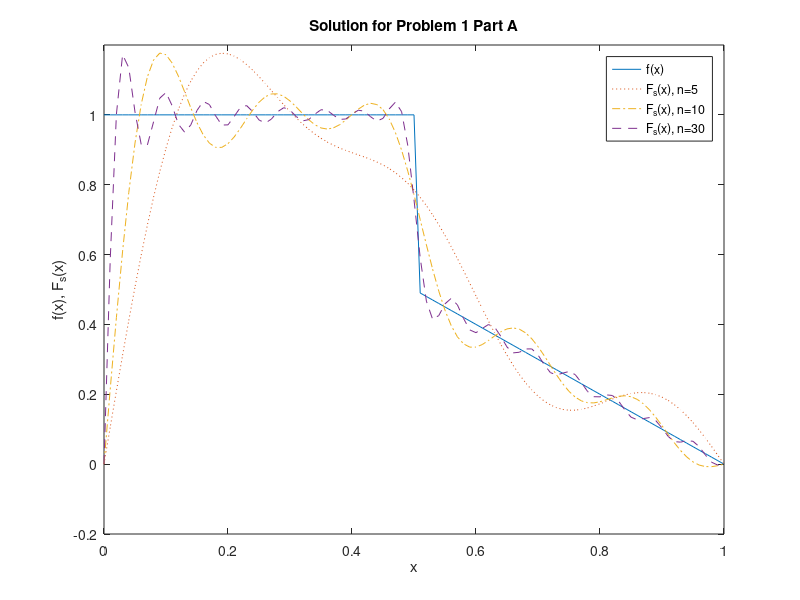
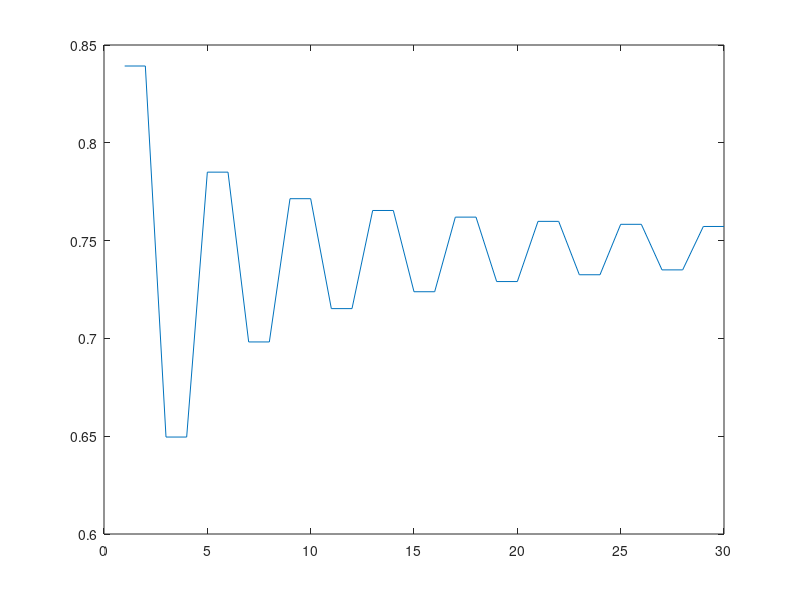
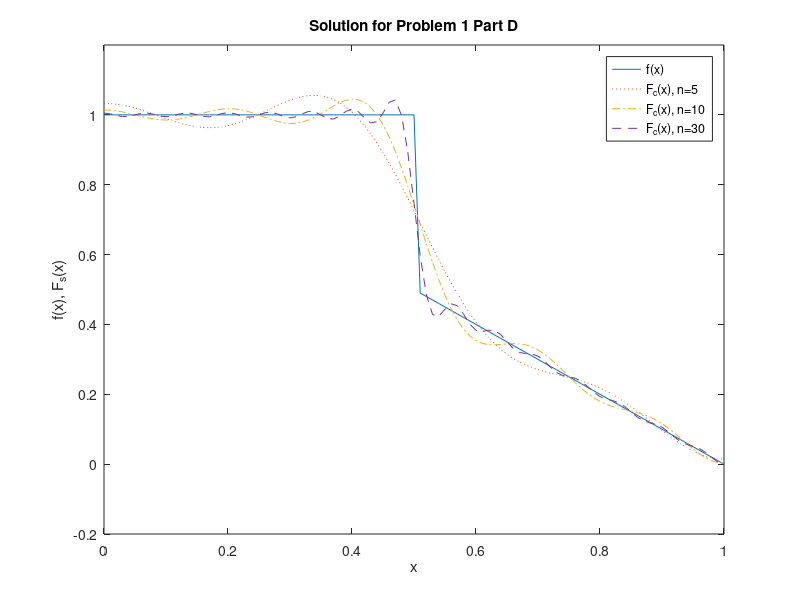
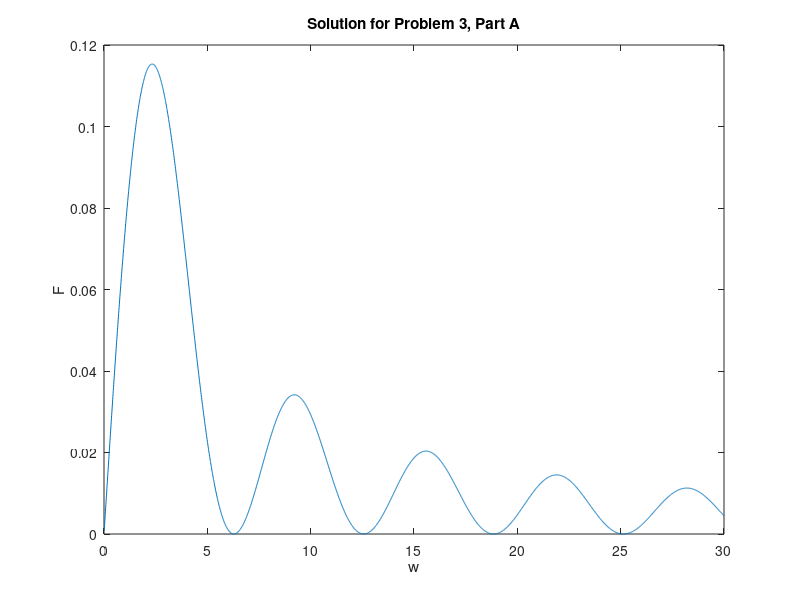

The MATLAB source for these figures, in order:
%% Homework 5 MatLab Code and Results
clear all; close all; clc
%% Problem 1
% Part A
x = 0:0.01:1;
for i = 1:length(x)
    if x(i) <= 0.5
        f(i) = 1;
    else
        f(i) = 1-x(i);
    end
end
for j = 1:length(x)
for n = 1:5
       
    b1_5(n) = (2/(n*pi))*(1-cos(n*pi));
    b2_5(n) = -((1/n^2)*(-0.202642*sin((pi/2)*n)+0.202642*sin(pi*n)+0.31831*n*cos((pi/2)*n)-0.63662*n*cos(pi*n)));
    
    b_5(n) = b1_5(n)+b2_5(n);
    
    y_5(n) = b_5(n)*sin(n*pi*x(j));
end
    u_5(1,j) = sum(y_5);
end
for j = 1:length(x)
for n = 1:10
       
    b1_10(n) = (2/(n*pi))*(1-cos(n*pi));
    b2_10(n) = -((1/n^2)*(-0.202642*sin((pi/2)*n)+0.202642*sin(pi*n)+0.31831*n*cos((pi/2)*n)-0.63662*n*cos(pi*n)));
    
    b_10(n) = b1_10(n)+b2_10(n);
    
    y_10(n) = b_10(n)*sin(n*pi*x(j));
end
    u_10(1,j) = sum(y_10);
end
for j = 1:length(x)
for n = 1:30
       
    b1_30(n) = (2/(n*pi))*(1-cos(n*pi));
    b2_30(n) = -((1/n^2)*(-0.202642*sin((pi/2)*n)+0.202642*sin(pi*n)+0.31831*n*cos((pi/2)*n)-0.63662*n*cos(pi*n)));
    
    b_30(n) = b1_30(n)+b2_30(n);
    
    y_30(n) = b_30(n)*sin(n*pi*x(j));
end
    u_30(1,j) = sum(y_30);
end
figure(1)
plot(x,f,'-',x,u_5,':',x,u_10,'-.',x,u_30,'--')
axis([0 1 -0.2 1.2])
xlabel('x'); ylabel('f(x), F_s(x)'); title('Solution for Problem 1 Part A')
legend('f(x)','F_s(x), n=5','F_s(x), n=10','F_s(x), n=30')
% Part B
disp('Values of F_s(0.75) at n = 5, 10, 30')
disp('    ')
disp('F_s(0.75) at n=5')
u_5(76)
disp('F_s(0.75) at n=10')
u_10(76)
disp('F_s(0.75) at n=30')
u_30(76)
disp('    ')
disp('    ')
disp('Comparison of F_s(x) Values at x=0.75 with original function')
disp('    ')
disp('Percent Difference at n=5')
abs((f(76)-u_5(76))/f(76))*100
disp('Percent Difference at n=10')
abs((f(76)-u_10(76))/f(76))*100
disp('Percent Difference at n=30')
abs((f(76)-u_30(76))/f(76))*100
disp('    ')
disp('    ')
disp('Values of F_s(0.51) at n = 5, 10, 30')
disp('    ')
disp('F_s(0.51) at n=5')
u_5(52)
disp('F_s(0.51) at n=10')
u_10(52)
disp('F_s(0.51) at n=30')
u_30(52)
disp('    ')
disp('    ')
disp('Comparison of F_s(x) Values at x=0.51 with original function')
disp('    ')
disp('Percent Difference at n=5')
abs((f(52)-u_5(52))/f(52))*100
disp('Percent Difference at n=10')
abs((f(52)-u_10(52))/f(52))*100
disp('Percent Difference at n=30')
abs((f(52)-u_30(52))/f(52))*100
% Part C
n_v = 1:30;
for i = 1:length(n_v)
for n = 1:n_v(i)
       
    b1(n) = (2/(n*pi))*(1-cos(n*pi));
    b2(n) = -((1/n^2)*(-0.202642*sin((pi/2)*n)+0.202642*sin(pi*n)+0.31831*n*cos((pi/2)*n)-0.63662*n*cos(pi*n)));
    
    b(n) = b1(n)+b2(n);
    
    y(n) = b(n)*sin(n*pi*0.5);
end
    Fs(i) = sum(y);
end
figure(2)
plot(n_v,Fs)
% Part D
x = 0:0.01:1;
a0 = 5/8;
for i = 1:length(x)
    if x(i) <= 0.5
        f(i) = 1;
    else
        f(i) = 1-x(i);
    end
end
for j = 1:length(x)
for n = 1:5
       
    a1_5(n) = (0.31831*sin(1.5708*n))/n;
    a2_5(n) = (-0.159155*n*sin(1.5708*n)+0.101321*cos(1.5708*n)-0.101321*cos(3.14159*n))/(n^2);
    
    a_5(n) = 2*(a1_5(n)+a2_5(n));
    
    z_5(n) = a_5(n)*cos(n*pi*x(j));
end
    F_5(1,j) = a0+sum(z_5);
end
for j = 1:length(x)
for n = 1:10
       
    a1_10(n) = (0.31831*sin(1.5708*n))/n;
    a2_10(n) = (-0.159155*n*sin(1.5708*n)+0.101321*cos(1.5708*n)-0.101321*cos(3.14159*n))/(n^2);
    
    a_10(n) = 2*(a1_10(n)+a2_10(n));
    
    z_10(n) = a_10(n)*cos(n*pi*x(j));
end
    F_10(1,j) = a0+sum(z_10);
end
for j = 1:length(x)
for n = 1:30
       
    a1_30(n) = (0.31831*sin(1.5708*n))/n;
    a2_30(n) = (-0.159155*n*sin(1.5708*n)+0.101321*cos(1.5708*n)-0.101321*cos(3.14159*n))/(n^2);
    
    a_30(n) = 2*(a1_30(n)+a2_30(n));
    
    z_30(n) = a_30(n)*cos(n*pi*x(j));
end
    F_30(1,j) = a0+sum(z_30);
end
figure(3)
plot(x,f,'-',x,F_5,':',x,F_10,'-.',x,F_30,'--')
axis([0 1 -0.2 1.2])
xlabel('x'); ylabel('f(x), F_s(x)'); title('Solution for Problem 1 Part D')
legend('f(x)','F_c(x), n=5','F_c(x), n=10','F_c(x), n=30')
%% Problem 2
x = 1;
t = 0.0001;
disp('u(x,t) @ x = 1. t = 0.01')
u = 5+2*cos(3*x-27*t)*exp(81*t)
%% Problem 3
% Part A
w = 0:0.01:30;
F_w = (1-cos(w))./(2*pi.*w);
figure(4)
plot(w,F_w)
xlabel('w'); ylabel('F'); title('Solution for Problem 3, Part A')
% Part B
L = [2; 5; 100];
n_v = [60/pi 150/pi 3000/pi];
for i = 1:length(L)
    for n = 1:n_v(i)
        c(i,n) = (2/(pi*n))*(1-cos((n*pi)/L(i)));
    end
end
n1 = linspace(1,n_v(1),length(c(1,1:20)));
figure(5)
plot(n1,c(1,1:20))
xlabel('n'); ylabel('a_n'); title('Solution for Problem 3, Part B, where 1<=n<60/pi & L=2')
n2 = linspace(1,n_v(2),length(c(1,1:48)));
figure(6)
plot(n2,c(2,1:48))
xlabel('n'); ylabel('a_n'); title('Solution for Problem 3, Part B, where 1<=n<100/pi & L=5')
n2 = linspace(1,n_v(3),length(c(1,1:954)));
figure(7)
plot(n2,c(3,1:954))
xlabel('n'); ylabel('a_n'); title('Solution for Problem 3, Part B, where 1<=n<3000/pi & L=100')





























